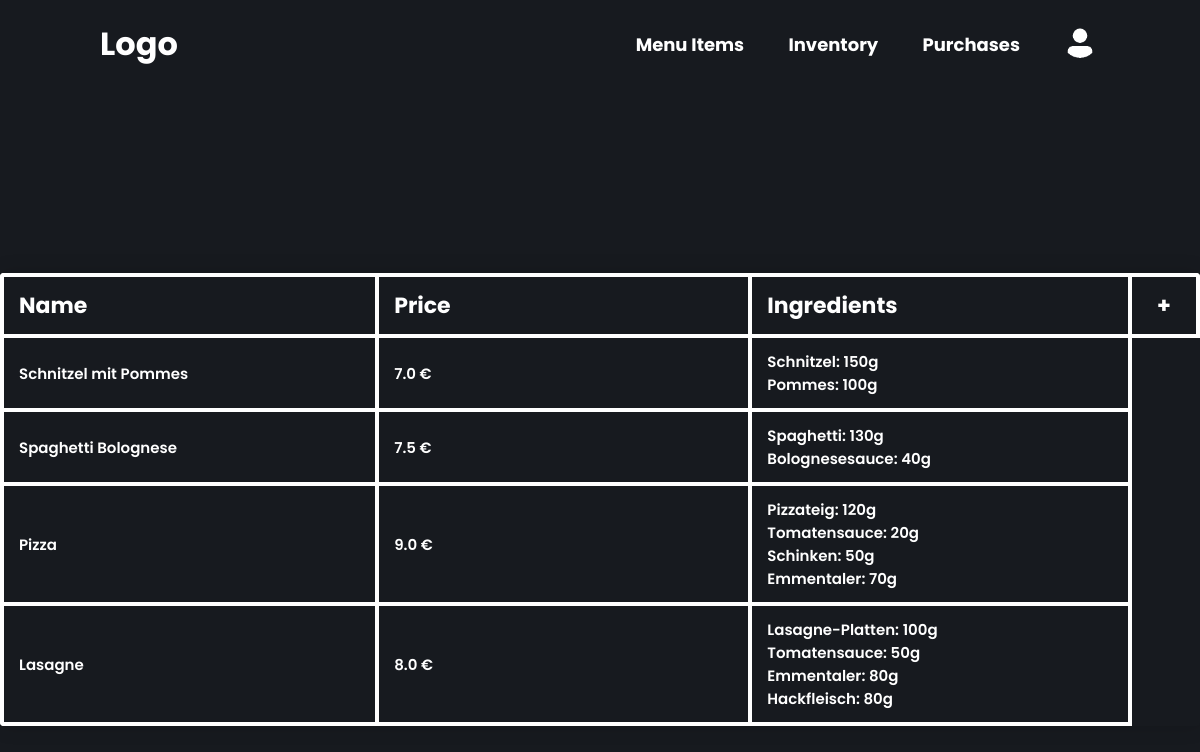
Page /menu-items/ (signed in) on the earlier database version.
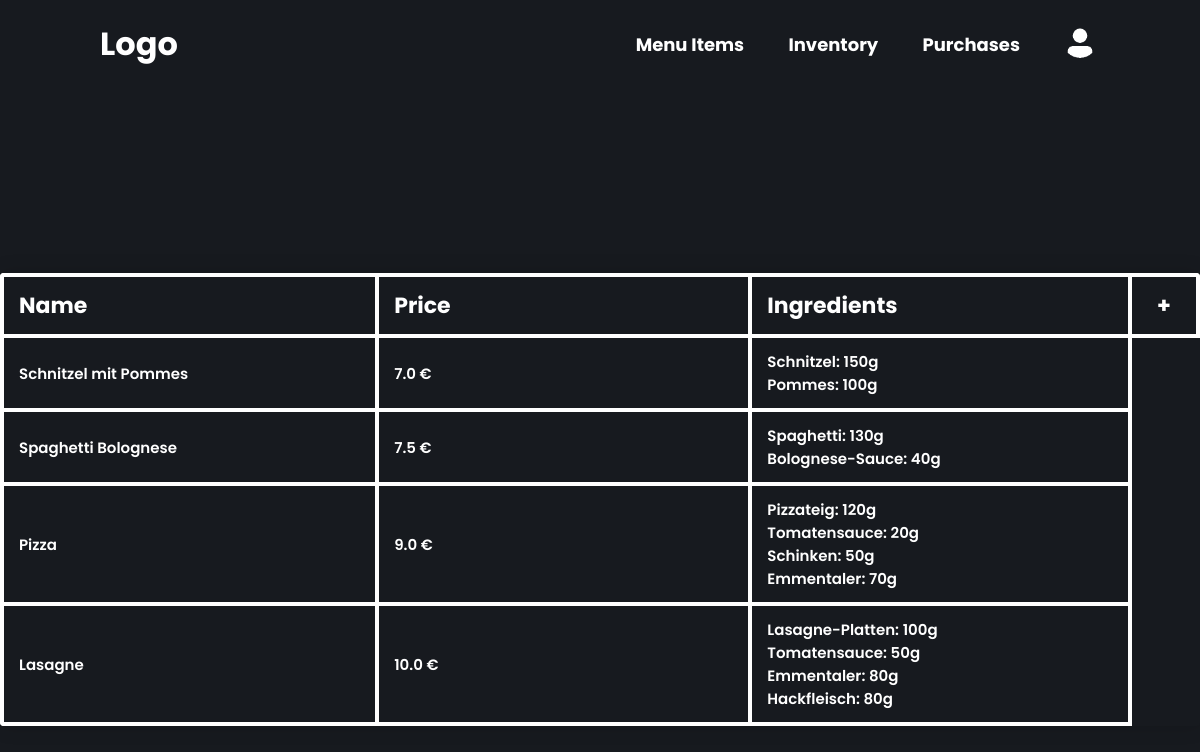
Same page on the later database version.
### restaurant/models.py (models this page shows, shortened)
class MenuItem(models.Model):
    menu_name = models.CharField(max_length=100, blank=False)
    menu_price = models.FloatField(default=0, blank=False)
    menu_ingredients = models.JSONField(default=0, null=True, blank=False)

### restaurant/views.py (the view)
# urls.py: path('menu-items/', views.MenuItemsList.as_view(), name='menu_items'),
class MenuItemsList(LoginRequiredMixin, TemplateView):
    template_name = "menu_item_table.html"
    def get_context_data(self, **kwargs: Any) -> dict[str, Any]:
        context = super().get_context_data(**kwargs)
        menu_items = MenuItem.objects.all()
        context["data"] = menu_items
        context["columns"] = ["Name", "Price", "Ingredients"]
        return context

### templates/menu_item_table.html (shortened to what this page needs)
{% extends 'base.html' %}
{% load static %}
{% block content %}
<div class="table--wrapper">
    <div class="table--container">
        <table class="content-table">
            <thead>
                <tr>
                    {% for column_name in columns %}
                    <th>{{ column_name }}</th>
                    {% endfor %}
                    <th class="table--add--button" data-href="{% url 'menu_items_create' %}">+</th>
                </tr>
            </thead>
            <tbody>
                {% for menu in data %}
                <tr class="clickable-row" data-href="{% url 'menu_items_update' menu.id %}">
                    <td>
                        {{ menu.menu_name }}
                    </td>
                    <td>{{ menu.menu_price }} €</td>
                    <td>
                        <ul>
                            {% for key, value in menu.menu_ingredients.ingredients.items %}
                            <li>{{key}}: {{value}}g</li>
                            {% endfor %}
                        </ul>
                    </td>
                </tr>
                {% empty %}
                <h1>No Menu Items Yet</h1>
                {% endfor %}
            </tbody>
        </table>
    </div>
</div>
{% endblock %}

Differences in the rows shown:
changed MenuItem "Lasagne": menu_price "8.0" → "10.0"
Other differences:
new list line: "Bolognese-Sauce : 40 g"
list line gone: "Bolognesesauce : 40 g"
